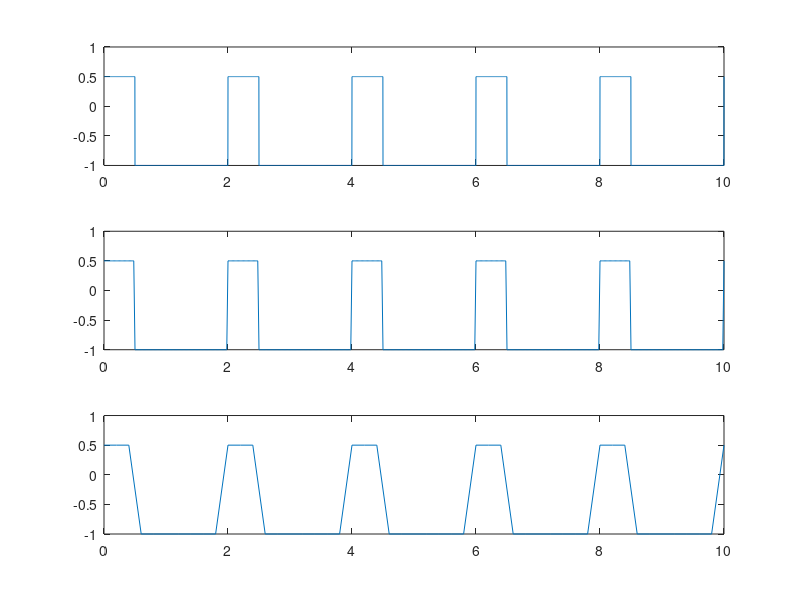

Reproduce this figure in MATLAB.
clear all
close all
t1=0:0.002:10;      %se definesc vectorii cu rezolutiile cerute
t2=0:0.02:10;
t3=0:0.2:10;
T=2;                %perioada
f=1/T;              %frecventa
q=25;               %factorul de umplere
s1=-0.25+0.75*square(2*pi*f*t1,q);      %definire semnal cerut
s2=-0.25+0.75*square(2*pi*f*t2,q);
s3=-0.25+0.75*square(2*pi*f*t3,q);
subplot(3,1,1); plot(t1,s1);            %afisare semnale
subplot(3,1,2); plot(t2,s2);
subplot(3,1,3); plot(t3,s3);